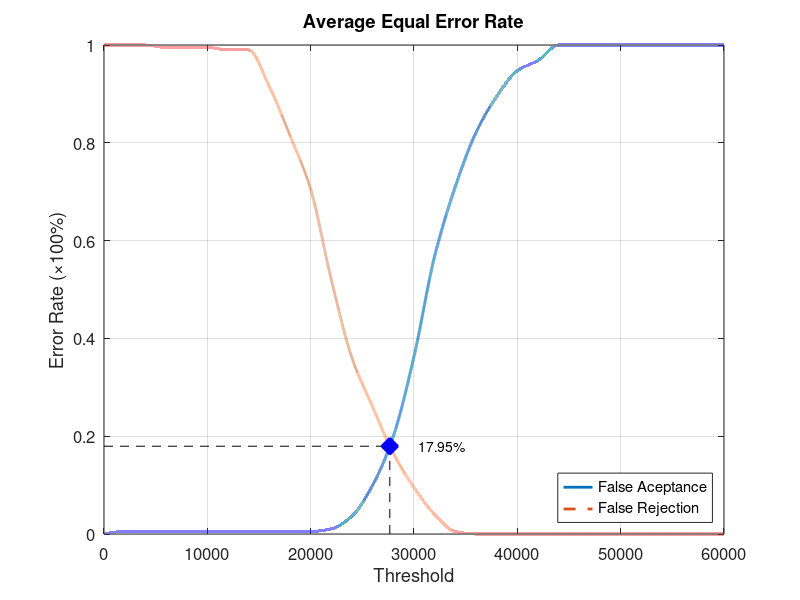
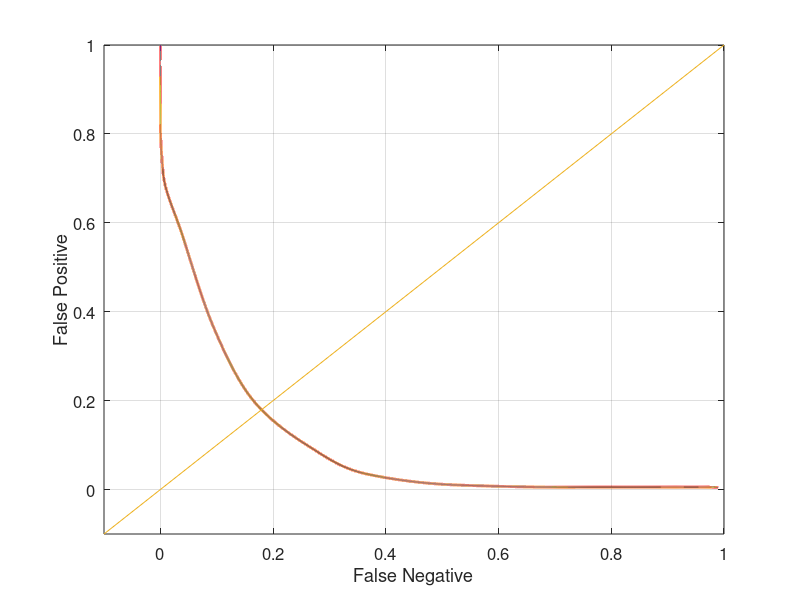

Here is the MATLAB script that generated these plots, in order:
function yEER = Database2_4
close all;
clear;
clc;
x = 0:2000:60000;
xq = 0:0.5:60000;

y0 = [0 0.00526316 0.00526316 0.00526316 0.00526316 0.00526316 0.00526316 0.00526316 0.00526316 0.00526316 0.00526316 0.0105263 0.0368421 0.1 0.2 0.363158 0.568421 0.710526 0.821053 0.894737 0.947368 0.968421 1 1 1 1 1 1 1 1 1];
yy0 = interp1(x, y0, xq, 'pchip');
y1 = [1 1 1 0.995 0.995 0.995 0.99 0.99 0.915 0.815 0.705 0.52 0.36 0.26 0.165 0.095 0.04 0.005 0 0 0 0 0 0 0 0 0 0 0 0 0];
yy1 = interp1(x, y1, xq, 'pchip');

% Calculating EER: 
y2 = abs(y0 - y1);
find(y2 == min(y2))
yy2 = abs(yy0 - yy1);
xEER = find(yy2 == min(yy2));
xEERIndex = xq(xEER) % X-axis EER
yEER = yy0(xEER) % Y-axis EER

main = figure
plot(xq, yy0,'-','LineWidth', 2);	hold on
plot(xq, yy1,'--','LineWidth', 2);	hold on
plot([xEERIndex xEERIndex], [0 yEER], 'k--');	hold on
plot([0 xEERIndex], [yEER yEER], 'k--');	hold on
plot(xEERIndex, yEER, 'bx', 'LineWidth', 10);	hold on
text(xEERIndex + 10 * xEERIndex / 100, yEER, [num2str(round((10000 * yEER)) / 100) '%'])
legend('False Aceptance', 'False Rejection', 'Location', 'SouthEast')
xlabel('Threshold')
ylabel('Error Rate (\times100%)')
title('Average Equal Error Rate')
set(gca, 'FontSize', 12)
axis([0 60000 0 1])
grid on

print(main, 'Database2_4Main', '-dpng');
FNRxFPR = figure('Color', [1 1 1]);
plot(yy1, yy0, '-', yy1, yy0, 'LineWidth', 2);
hold on
y = -0.1:0.1:1
plot(y, y); 
set(gca, 'FontSize', 12)
xlabel('False Negative')
ylabel('False Positive')
axis([-0.1 1 -0.1 1])
set(gca, 'FontSize', 12)
grid on

print(FNRxFPR, 'Database2_4FNRxFPR','-dpng');
end
